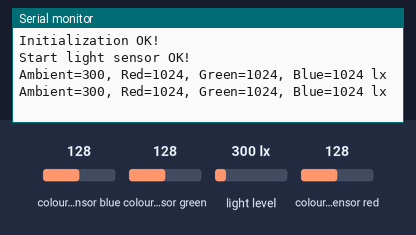
Bench run of a sketch on a simulated Arduino Uno, built with avr-gcc and run on an emulated ATmega328P. On the bench: the last lines printed to the serial monitor. The inputs (shaded band) are chosen by the test bench; at power-on: colour sensor blue 128, colour sensor green 128, light level 300 lx, colour sensor red 128.

Above: at 1.7 s.
1.8 s: colour sensor blue set to 5
At 3.1 s:
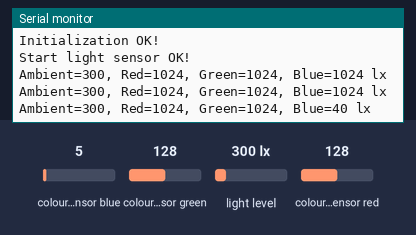
3.3 s: colour sensor green set to 5
At 4.3 s:
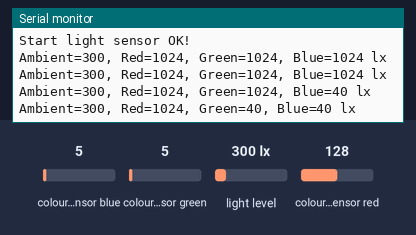
4.8 s: light level set to 40 lx
At 6.1 s:
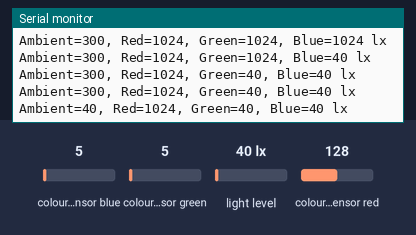
6.3 s: colour sensor red set to 5
At 7.0 s:
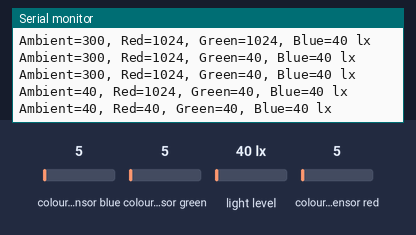

Measured:
- after the input at 1.8 s, the serial monitor: prints a new line after 0.70 s (image 1)
- after the input at 3.3 s, the serial monitor: prints a new line after 0.21 s (image 2)
- after the input at 4.8 s, the serial monitor: prints a new line after 0.71 s (image 3)
- after the input at 6.3 s, the serial monitor: prints a new line after 0.21 s (image 4)

The sketch:

color_sensor_sketch.ino
```cpp
// Подключаем библиотеки:
#include <Wire.h> // Для работы с шиной I2C
#include <SparkFun_APDS9960.h> // Для работы с датчиком APDS-9960
SparkFun_APDS9960 apds = SparkFun_APDS9960(); // Определяем объект apds, экземпляр класса SparkFun_APDS9960

// Объявляем переменные:
uint16_t lightAmbient = 0;  // Определяем переменную для хранения освещённости общей            в люксах
uint16_t lightRed     = 0;  // Определяем переменную для хранения освещённости красного спектра в люксах
uint16_t lightGreen   = 0;  // Определяем переменную для хранения освещённости зелёного спектра в люксах
uint16_t lightBlue    = 0;  // Определяем переменную для хранения освещённости синего   спектра в люксах

void setup(){
    Serial.begin(9600); // Инициируем передачу данных в монитор последовательного порта на скорости 9600 бит/сек
//  Инициируем работу датчика:
    if(apds.init()){ // Если инициализация прошла успешно, то ...
          Serial.println("Initialization OK!"); // Выводим сообщение об успешной инициализации датчика
    }else{Serial.println("Initialization ERROR!");} // Иначе, выводим сообщение об ошибке инициализации датчика
//  Разрешаем режим определения освещённости:
    if(apds.enableLightSensor(false)){ // Если режим определения освещённости запущен (false - без прерываний на выходе INT), то ...
          Serial.println("Start light sensor OK!"); // Выводим сообщение об успешном запуске режима определения освещённости
    }else{Serial.println("Start light sensor ERROR!");} // Иначе, выводим сообщение об ошибке запуска режима определения освещённости
//  Запретить режим определения освещённости можно так:
//  bool j = apds.disableLightSensor(); // в переменную j сохранится результат выполнения функции (true/false)
//  Ждём завершение инициализации и калибровки:
    delay(500);
}

void loop(){
//  Читаем значения освещённости в переменные:
    if (apds.readAmbientLight (lightAmbient) // Если прочитано значение общей освещённости
    && apds.readRedLight (lightRed) // И прочитано значение освещённости красного спектра, и
    && apds.readGreenLight (lightGreen) // И прочитано значение освещённости зелёного спектра, и
    && apds.readBlueLight (lightBlue)) // И прочитано значение освещённости синего   спектра, то ...
    { Serial.println((String) "Ambient=" + lightAmbient + ", Red=" + lightRed + ", Green=" + lightGreen + ", Blue=" + lightBlue + " lx");} // Выводим все прочитанные значения
    else{Serial.println("Read light ERROR!");} // Иначе, выводим сообщение об ошибке чтения освещённости
//  Приостанавливаем выполнение скетча на 1 секунду:
    delay(1000); // Чтоб не перегружать шину I2C постоянными запросами
}            
```
